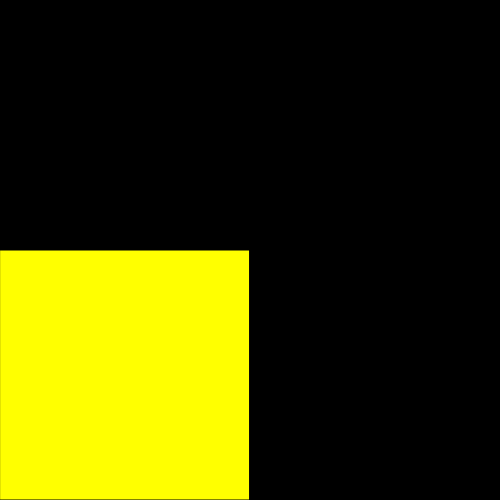
Frame 1 (no input)
Frame 60 (no input): identical to frame 1, image omitted
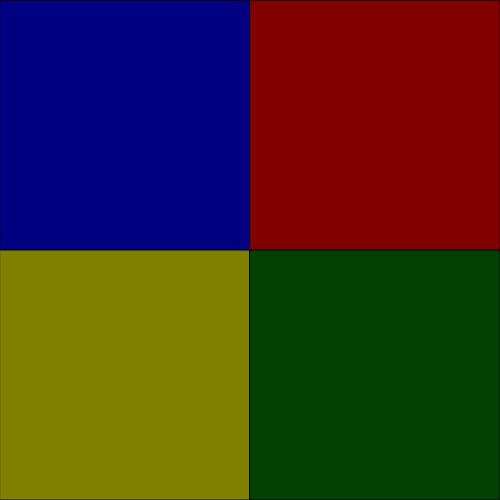
Frame 120 (the mouse pressed at the canvas centre since frame 60)

The p5.js sketch that drew these frames (run headless with seeded random() and noise() and a simulated clock; from frame 60 on, the mouse is pressed at the canvas centre):

// p5.js sketch
// ── sketch.js
//Initialisation function
function setup() {
	createCanvas(500, 500);

}
//Rendering function
function draw() {
	//Background colour
	background(0); //Set the background colour to black(0).

	//Map function
	//This re-maps a number from one range to another
	var BlueMap = map(mouseX, 0, width, 0, 255);
	var RedMap = map(mouseY, 0, height, 0, 255);
	var YellowMap = map(mouseX, 0, width, 255, 0);
	var GreenMap = map(mouseY, 0, height, 0, 255);


	//Rectangle colour (Blue)
	fill(0, 0, 255, BlueMap);
	//A rectangle and positon
	rect(0, 0, 250, 250);

	//Rectangle colour (Red)
	fill(255, 0, 0, RedMap);
	//A rectangle and position
	rect(250, 0, 250, 250);

	//Rectangle colour (Yellow)
	fill(255, 255, 0, YellowMap);
	//A rectangle and postion
	rect(0, 250, 250, 250);

	//Rectangle colour (Green)
	fill(0, 128, 0, GreenMap);
	//A rectangle and postion
	rect(250, 250, 250, 250);


}
